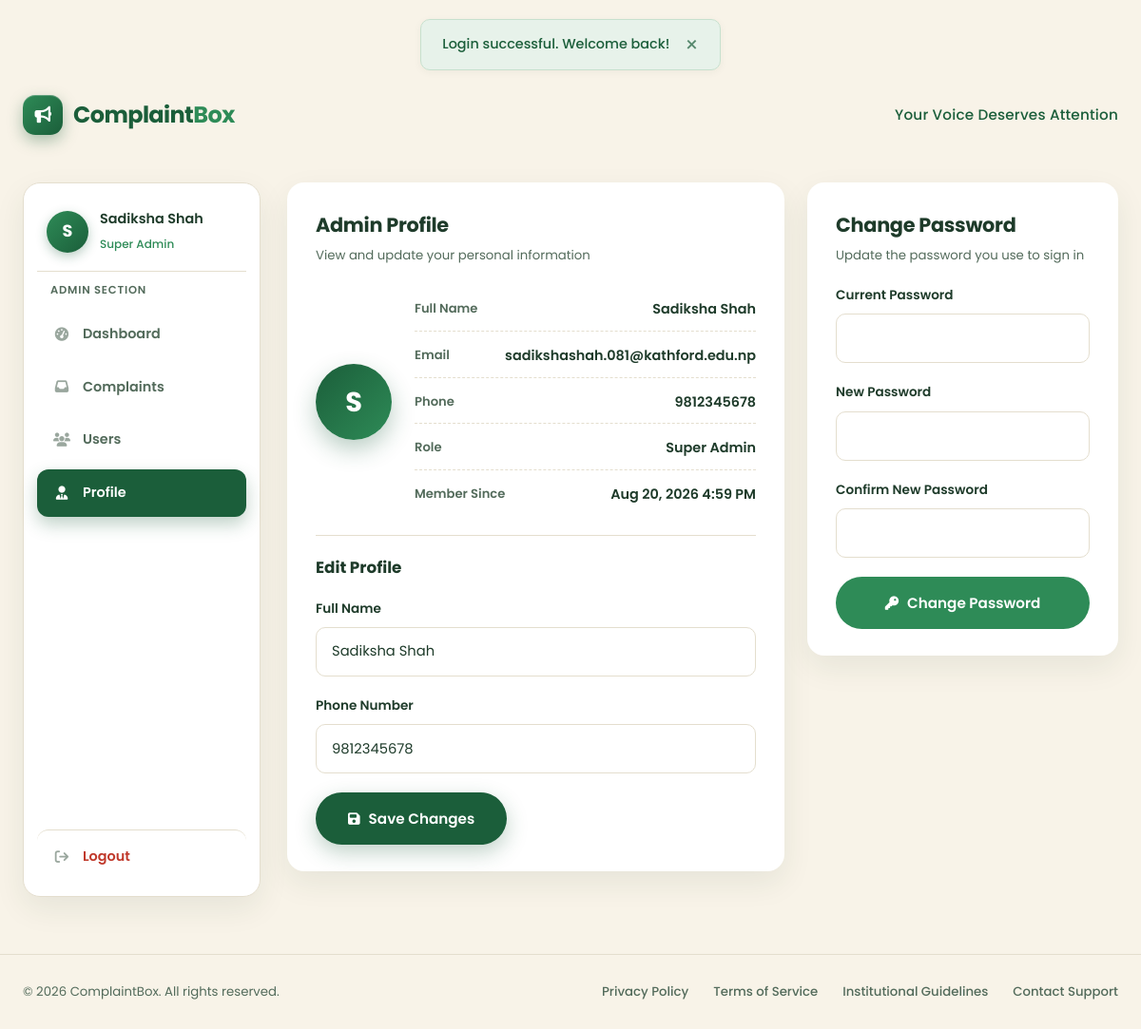
Screenshot of /admin/profile.php (signed in) with the database file from the repository.
### tables this page shows
CREATE TABLE IF NOT EXISTS users (
  id         INT UNSIGNED AUTO_INCREMENT PRIMARY KEY,
  full_name  VARCHAR(120) NOT NULL,
  email      VARCHAR(120) NOT NULL UNIQUE,
  password   VARCHAR(255) NOT NULL,
  phone      VARCHAR(15)  NOT NULL,
  role       ENUM('super_admin','admin','employee','student') NOT NULL DEFAULT 'student',
  status     ENUM('active','inactive') NOT NULL DEFAULT 'active',
  created_at TIMESTAMP DEFAULT CURRENT_TIMESTAMP,
  updated_at TIMESTAMP DEFAULT CURRENT_TIMESTAMP ON UPDATE CURRENT_TIMESTAMP,

  INDEX idx_user_email (email),
  INDEX idx_user_role  (role),
  INDEX idx_user_status(status)
);

### database/database.php (called while the page is built, shortened)
<?php
function db(): PDO
{
    static $pdo = null;
    if ($pdo === null) {
        $dsn = 'mysql:host=' . DB_HOST . ';dbname=' . DB_NAME . ';charset=' . DB_CHARSET;
        $options = [
            PDO::ATTR_ERRMODE            => PDO::ERRMODE_EXCEPTION,
            PDO::ATTR_DEFAULT_FETCH_MODE => PDO::FETCH_ASSOC,
            PDO::ATTR_EMULATE_PREPARES   => false,
        ];
        try {
            $pdo = new PDO($dsn, DB_USER, DB_PASS, $options);
        } catch (PDOException $e) {
            http_response_code(500);
            echo 'Database connection failed. Please check config/database.php and confirm MySQL is running.';
            exit;
        }
    }
    return $pdo;
}

### includes/functions.php (called while the page is built, shortened)
<?php
require_once __DIR__ . '/../database/database.php';
function e(?string $value): string
{
    return htmlspecialchars((string) $value, ENT_QUOTES, 'UTF-8');
}
function role_label(string $role): string
{
    return match ($role) {
        'super_admin' => 'Super Admin',
        'admin'       => 'Administrator',
        'employee'    => 'Employee',
        default       => 'Student',
    };
}
function nice_date(string $date): string
{
    $ts = strtotime($date);
    return $ts ? date('M j, Y g:i A', $ts) : $date;
}

### admin/profile.php (the view, shortened to what this page needs)
<?php
$active = 'profile';
require_once __DIR__ . '/../includes/admin_auth.php';
$errors = [];
$stmt = db()->prepare(
    "SELECT id, full_name, email, password, phone, role, status, created_at
     FROM users WHERE id = :id LIMIT 1"
);
$stmt->execute([':id' => (int) $current_user['id']]);
$current_user = $stmt->fetch();
$initials = strtoupper(substr($current_user['full_name'], 0, 1));
include __DIR__ . '/../includes/header.php';
?>
<div class="container dash-layout">
  <?php include __DIR__ . '/../includes/admin_sidebar.php'; ?>
  <main class="dash-main">
    <div class="detail-grid">
      <div class="card">
        <div class="card-head">
          <div>
            <h2>Admin Profile</h2>
            <p>View and update your personal information</p>
          </div>
        </div>
        <div class="profile-display">
          <div class="profile-avatar-lg"><?php echo e($initials); ?></div>
          <ul class="profile-info-list">
            <li>
              <span class="pi-label">Full Name</span>
              <span class="pi-value"><?php echo e($current_user['full_name']); ?></span>
            </li>
            <li>
              <span class="pi-label">Email</span>
              <span class="pi-value"><?php echo e($current_user['email']); ?></span>
            </li>
            <li>
              <span class="pi-label">Phone</span>
              <span class="pi-value"><?php echo e($current_user['phone']); ?></span>
            </li>
            <li>
              <span class="pi-label">Role</span>
              <span class="pi-value"><?php echo e(role_label($current_user['role'])); ?></span>
            </li>
            <li>
              <span class="pi-label">Member Since</span>
              <span class="pi-value"><?php echo e(nice_date($current_user['created_at'])); ?></span>
            </li>
          </ul>
        </div>
        <hr class="form-divider" />
        <h3 style="font-size:1.05rem; color:var(--dark); margin-bottom:18px;">Edit Profile</h3>
        <form action="profile.php" method="POST" data-validate-form novalidate>
          <div class="form-group <?php echo isset($errors['full_name']) ? 'invalid' : ''; ?>" data-validate="name">
            <label for="full_name">Full Name</label>
            <input type="text" id="full_name" name="full_name" value="<?php echo e($current_user['full_name']); ?>" />
          </div>
          <div class="form-group <?php echo isset($errors['phone']) ? 'invalid' : ''; ?>" data-validate="phone">
            <label for="phone">Phone Number</label>
            <input type="tel" id="phone" name="phone" value="<?php echo e($current_user['phone']); ?>" />
          </div>
          <button type="submit" class="btn btn-primary">
            <i class="fa-solid fa-floppy-disk"></i> Save Changes
          </button>
        </form>
      </div>
      <div class="card">
        <div class="card-head">
          <div>
            <h2>Change Password</h2>
            <p>Update the password you use to sign in</p>
          </div>
        </div>
        <form action="profile.php" method="POST" data-validate-form novalidate style="margin-top:20px;">
          <div class="form-group <?php echo isset($errors['current_password']) ? 'invalid' : ''; ?>" data-validate="required">
            <label for="current_password">Current Password</label>
            <input type="password" id="current_password" name="current_password" autocomplete="current-password" />
          </div>
          <div class="form-group <?php echo isset($errors['new_password']) ? 'invalid' : ''; ?>" data-validate="password">
            <label for="new_password">New Password</label>
            <input type="password" id="new_password" name="new_password" autocomplete="new-password" />
          </div>
          <div class="form-group <?php echo isset($errors['confirm_password']) ? 'invalid' : ''; ?>" data-validate="required">
            <label for="confirm_password">Confirm New Password</label>
            <input type="password" id="confirm_password" name="confirm_password" autocomplete="new-password" />
          </div>
          <button type="submit" class="btn btn-secondary btn-block">
            <i class="fa-solid fa-key"></i> Change Password
          </button>
        </form>
      </div>
    </div>
  </main>
</div>
<?php include __DIR__ . '/../includes/footer.php'; ?>

### includes/admin_sidebar.php (shortened to what this page needs)
<?php
$active = $active ?? '';
$role   = $current_user['role'] ?? 'admin';
?>
<aside class="sidebar">
  <div class="sidebar-user">
    <span class="sidebar-avatar"><?php echo e(strtoupper(substr($current_user['full_name'], 0, 1))); ?></span>
    <span class="sidebar-user-info">
      <strong><?php echo e($current_user['full_name']); ?></strong>
      <small><?php echo e(role_label($role)); ?></small>
    </span>
  </div>
  <p class="sidebar-label">Admin Section</p>
  <nav class="sidebar-menu" aria-label="Admin navigation">
    <a href="dashboard.php" class="menu-item <?php echo $active === 'dashboard' ? 'active' : ''; ?>">
      <i class="fa-solid fa-gauge-high"></i> Dashboard
    </a>
    <a href="complaints.php" class="menu-item <?php echo $active === 'complaints' ? 'active' : ''; ?>">
      <i class="fa-solid fa-inbox"></i> Complaints
    </a>
    <a href="users.php" class="menu-item <?php echo $active === 'users' ? 'active' : ''; ?>">
      <i class="fa-solid fa-users"></i> Users
    </a>
    <a href="profile.php" class="menu-item <?php echo $active === 'profile' ? 'active' : ''; ?>">
      <i class="fa-solid fa-user-tie"></i> Profile
    </a>
    <a href="../logout.php" class="menu-item menu-item--logout">
      <i class="fa-solid fa-arrow-right-from-bracket"></i> Logout
    </a>
  </nav>
</aside>

### rows the page displays
users: full_name "S", full_name "Sadiksha Shah", role "Super Admin", email "sadikshashah.081@kathford.edu.np", phone "9812345678", created_at "Aug 20, 2026 4:59 PM"

### other values shown
$flash['message'] "Login successful. Welcome back!"
